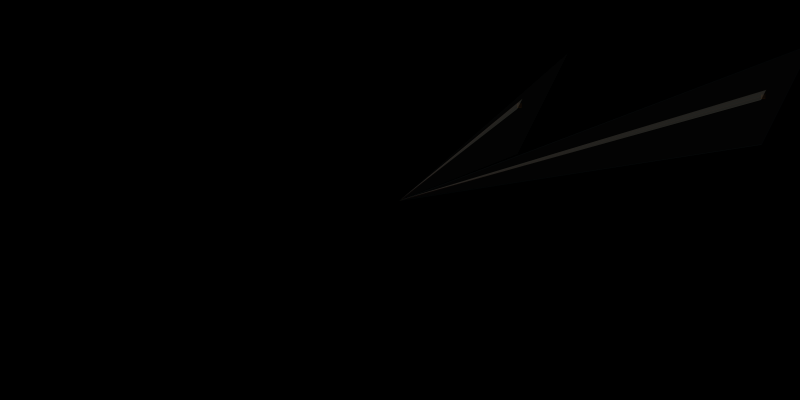
Frame 1 (no input)
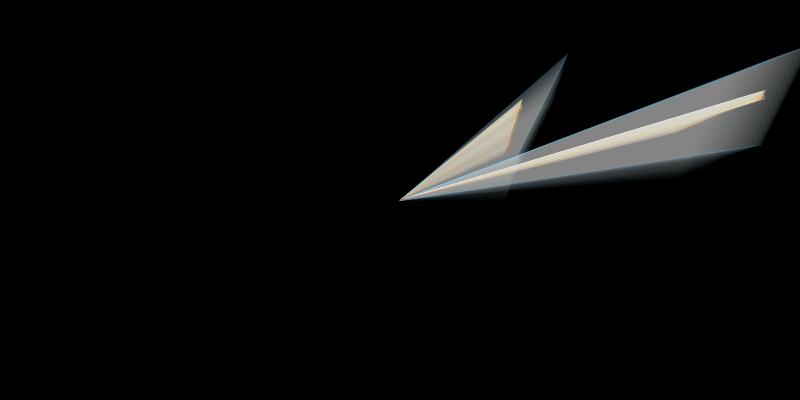
Frame 60 (the mouse pressed at the canvas centre just before this capture)
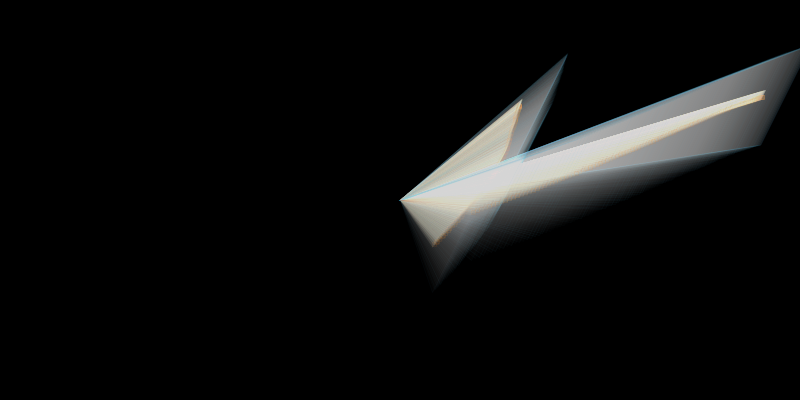
Frame 120 (the mouse held since frame 60 and released just before this capture)

The Processing sketch that drew these frames (run headless with seeded random() and noise(); from frame 60 on, the mouse is pressed at the canvas centre):

// Processing sketch: processing_134761
// ── processing_134761.pde

int num=2;
Triangle [] triangles= new Triangle [num];
void setup(){
background(0);
size (800,400);
smooth();
for (int i=0; i<triangles.length; i++){
triangles[i] = new Triangle(60, 100);    
 }
}

void draw(){
for (int i=0; i<triangles.length; i++){
triangles[i].update(random(width), random(height),.1);
triangles[i].display(width/2, height/2, 4, 4);
triangles[i].checkedges();
 }
}

class Triangle {
    PVector loc=new PVector();
    PVector velocity=new PVector();
    PVector acceleration;
    PVector loc2;
    float topspeed;
    float xtemp;
    float ytemp;
    float movex;
    float movey;


Triangle (float x, float y) { 
loc = new PVector (random(width), random(height)); 
velocity= new PVector (0,0);
acceleration = new PVector(-.1,.1);
topspeed=5;
}

void display(float x1, float y1,float w, float h){

fill(#FC8412,10);
stroke(#FC8412,random(10,50));
strokeWeight(.5);
rect (loc.x, loc.y, w,h);

stroke(#FFD443,random(1,10)); //white and orange
fill(220,220,200, 35);
triangle(x1, y1, loc.x+5, loc.y-5, loc.x, loc.y+5);
stroke(#32A3CE,random(1,20));


fill(255,3);
triangle(x1, y1, loc.x+50, loc.y-50, loc.x, loc.y+50); //white and blue


stroke(#882211,random(1,30));
fill(220,220,200, 1);
triangle(x1, y1, loc.x+2, loc.y-2, loc.x, loc.y+2);
}
  
void update(float mx, float my, float a){
xtemp=random(-10, 10);
ytemp=random(-10,10);
movex=xtemp+mx;
movey=ytemp+my;

movey=constrain(movey, height/4, height-(height/4));
loc2= new PVector (movex,movey);

PVector dir = PVector.sub(loc2,loc);
dir.normalize();
acceleration = dir;
acceleration.mult(random(a));

velocity.add(acceleration);
velocity.limit(topspeed);
loc.add(velocity);
}

void checkedges(){
if ((loc.x > width) || (loc.x < 0)) {
velocity.x = velocity.x * -1;
}
if ((loc.y > height) || (loc.y < 0)) {
velocity.y = velocity.y * -1;
  }
 }
}

void mousePressed(){
if (mousePressed){
background(0);
println(mousePressed + "yes");
 }
}
